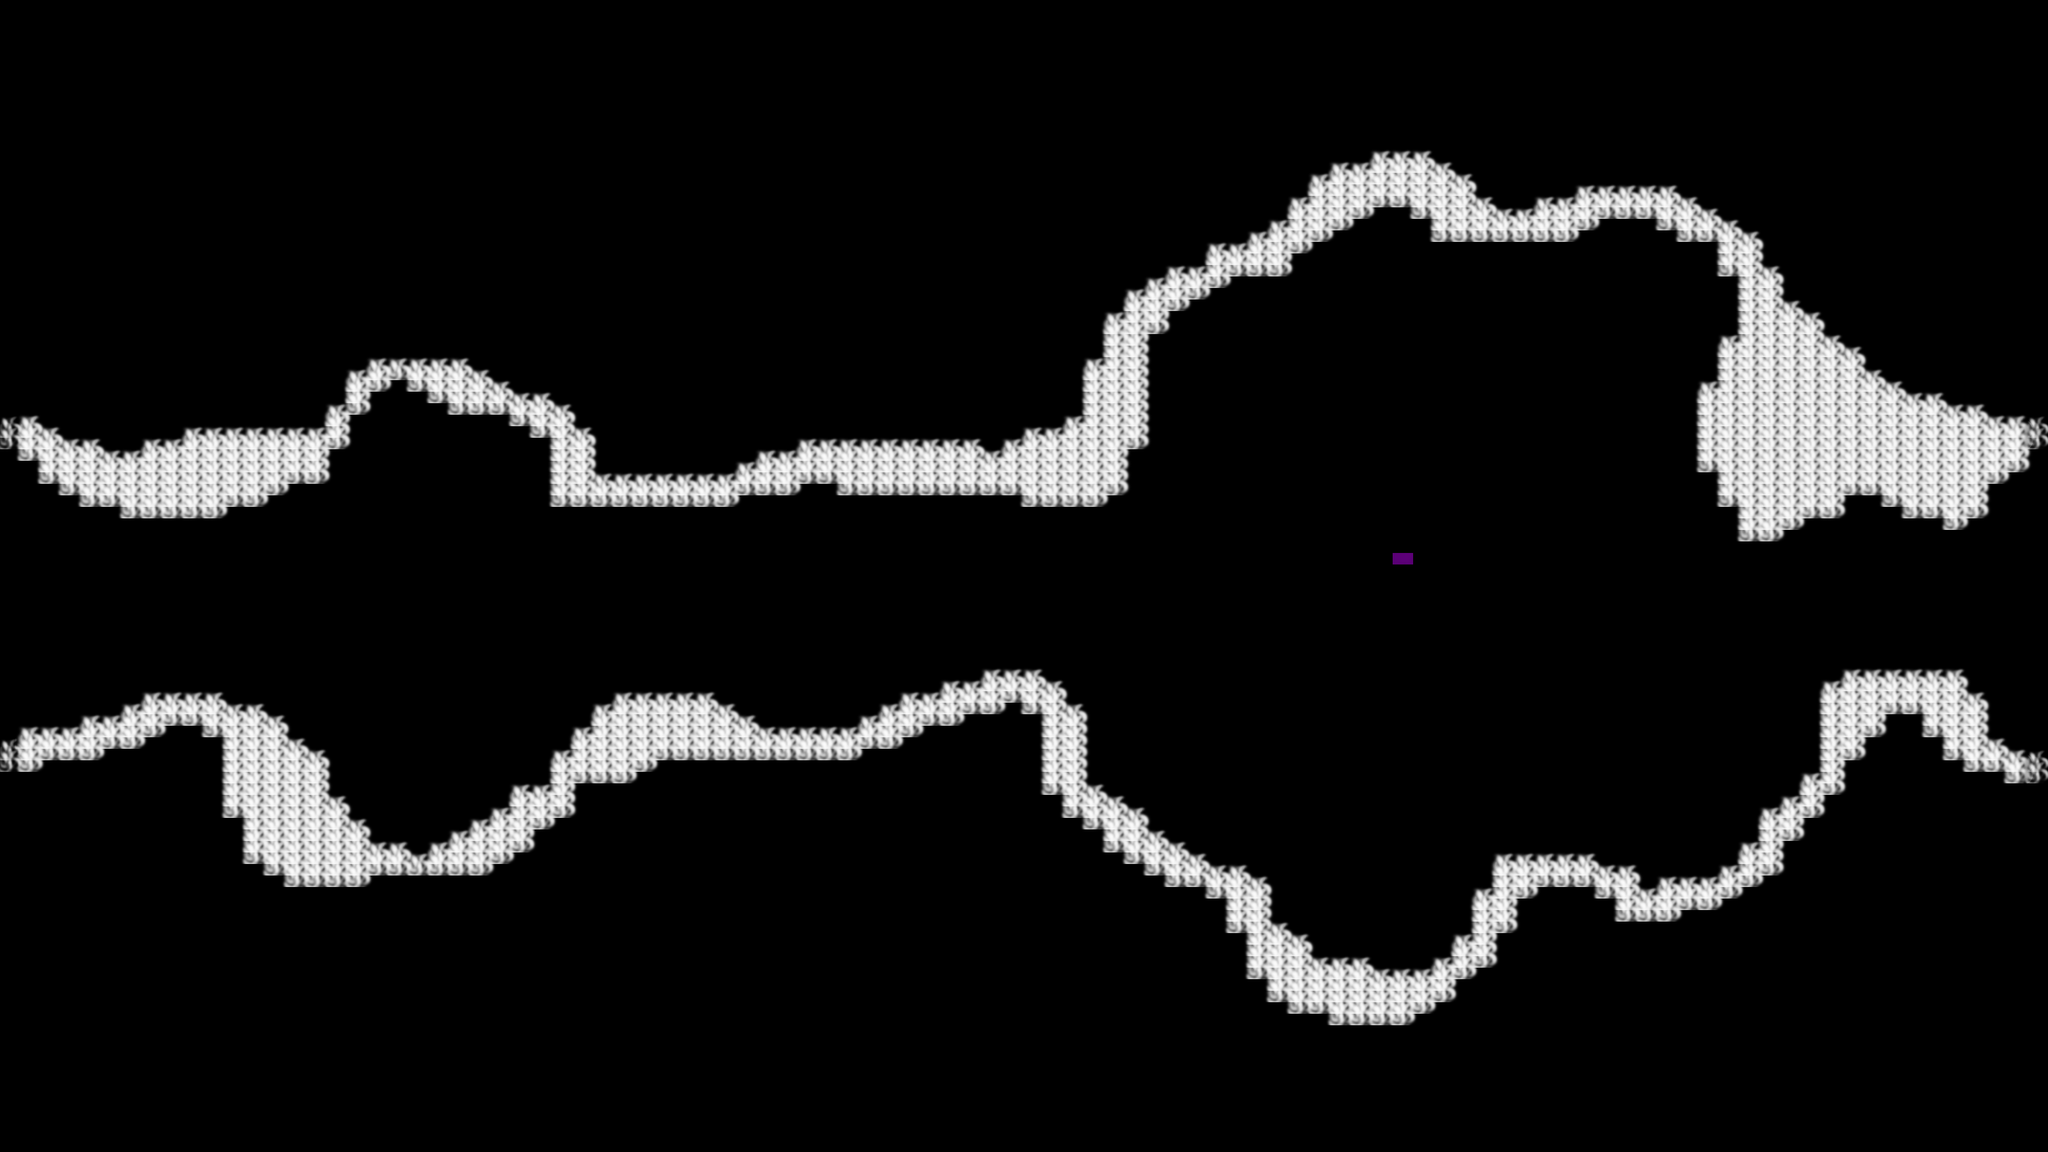

This game map was drawn from its Tiled (.tmx) file and the tilesets committed beside it. A one-line description and the trimmed map source follow:
An orthogonal 100x100 tile map with 32x18 px tiles, 1 tile layer (Copy of Maze), 1 hidden layer not drawn, 12 tilesets.

<map version="1.0" orientation="orthogonal" renderorder="right-down" width="100" height="100" tilewidth="32" tileheight="18" nextobjectid="58">
 <tileset firstgid="1" name="w" tilewidth="50" tileheight="37" tilecount="3" columns="1">
  <tileoffset x="-10" y="0" />
  <properties>
   <property name="1" type="int" value="0" />
  </properties>
  <image source="../mistic/mistblock/mistblock1.png" width="50" height="50" />
  <terraintypes>
   <terrain name="Walls" tile="3" />
  </terraintypes>
  <tile id="0" terrain="0,0,0,0" />
  <tile id="1" terrain="0,0,0,0" />
  <tile id="2" terrain="0,0,0,0" />
 </tileset>
 <tileset firstgid="4" name="m" tilewidth="768" tileheight="576" tilecount="1" columns="1">
  <image source="../mistic/backgroundresize.png" width="1024" height="576" />
 </tileset>
 <tileset firstgid="5" name="g" tilewidth="40" tileheight="32" tilecount="3" columns="1">
  <tileoffset x="-10" y="5" />
  <image source="../mistic/gorfs/OGgorf.png" trans="1fec46" width="48" height="110" />
 </tileset>
 <tileset firstgid="8" name="f" tilewidth="32" tileheight="18" tilecount="1" columns="2">
  <image source="../mistic/fog/new_boundary.png" trans="c700ff" width="64" height="64" />
 </tileset>
 <tileset firstgid="9" name="l" tilewidth="200" tileheight="184" tilecount="1" columns="1">
  <tileoffset x="-80" y="0" />
  <image source="../mistic/unlit white.png" trans="27ff06" width="200" height="184" />
 </tileset>
 <tileset firstgid="10" name="r" tilewidth="50" tileheight="50" tilecount="1" columns="1">
  <tileoffset x="-15" y="0" />
  <image source="../mistic/environment/rock2.png" width="57" height="80" />
 </tileset>
 <tileset firstgid="11" name="t" tilewidth="100" tileheight="130" tilecount="2" columns="1">
  <tileoffset x="-45" y="7" />
  <image source="../mistic/environment/tree4.png" trans="27ff06" width="108" height="270" />
 </tileset>
 <tileset firstgid="13" name="i" tilewidth="120" tileheight="120" tilecount="1" columns="1">
  <tileoffset x="-25" y="10" />
  <image source="../mistic/fireflybig.png" trans="003039" width="120" height="120" />
 </tileset>
 <tileset firstgid="14" name="x" tilewidth="19" tileheight="54" tilecount="1" columns="1">
  <tileoffset x="8" y="-5" />
  <image source="../mistic/numbers_purple/numbers_0009_1.png" trans="27ff06" width="19" height="54" />
 </tileset>
 <tileset firstgid="15" name="y" tilewidth="30" tileheight="59" tilecount="1" columns="1">
  <image source="../mistic/numbers_purple/numbers_0008_2.png" trans="003039" width="30" height="59" />
 </tileset>
 <tileset firstgid="16" name="z" tilewidth="29" tileheight="57" tilecount="1" columns="1">
  <image source="../mistic/numbers_purple/numbers_0007_3.png" trans="003039" width="29" height="57" />
 </tileset>
 <tileset firstgid="17" name="a" tilewidth="30" tileheight="60" tilecount="1" columns="1">
  <image source="../mistic/numbers_purple/numbers_0006_4.png" trans="003039" width="30" height="60" />
 </tileset>
 <objectgroup name="Background" />
 <layer name="Maze" width="100" height="100" visible="0">
  <data>[10000 cells, 964 non-empty, 7 distinct tile ids]</data>
 </layer>
 <layer name="Copy of Maze" width="100" height="100">
  <data>[10000 cells, 947 non-empty, 2 distinct tile ids]</data>
 </layer>
</map>
